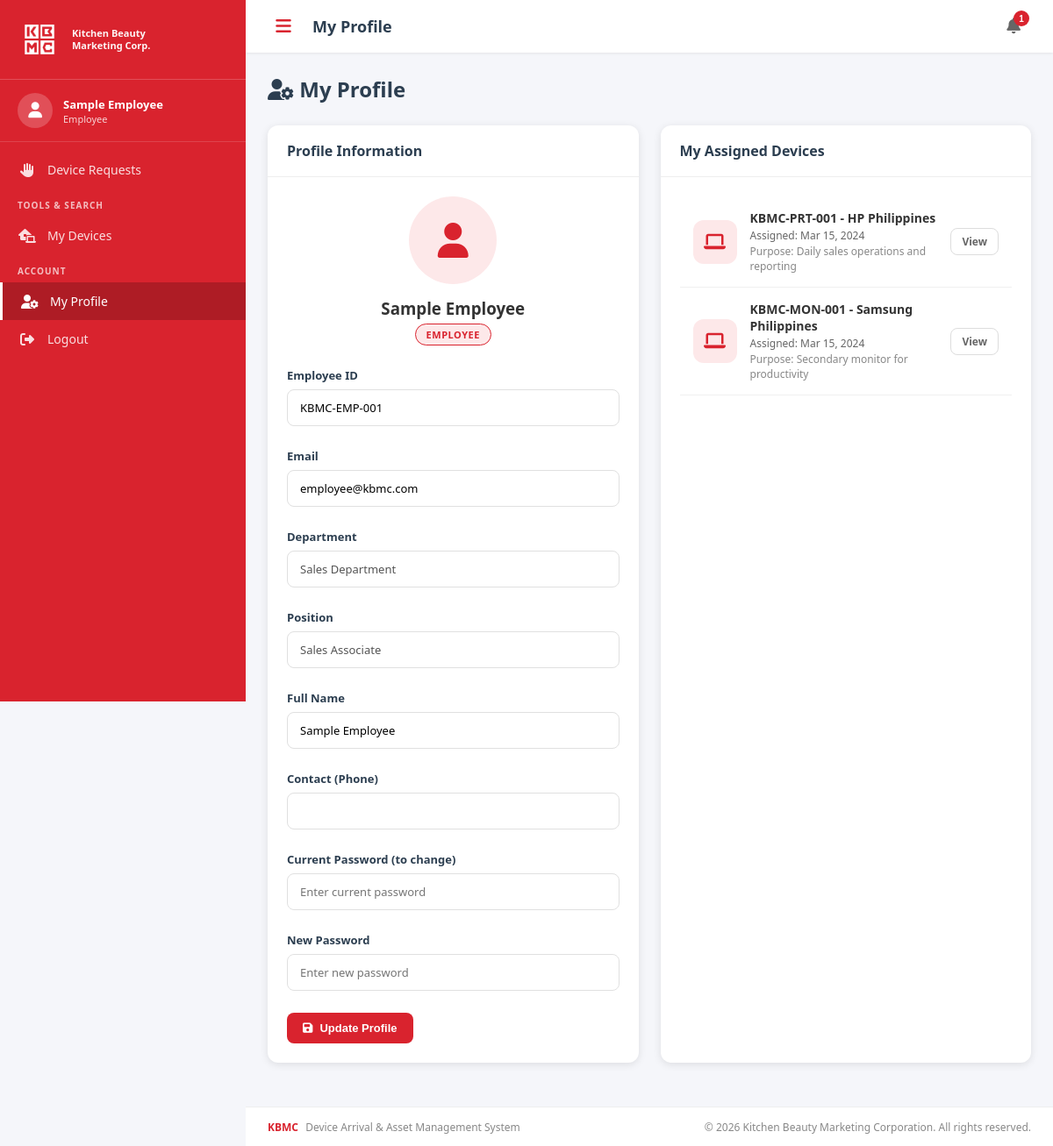
Screenshot of /profile.php (signed in) with the database file from the repository.
### tables this page shows
CREATE TABLE users (
    id INT AUTO_INCREMENT PRIMARY KEY,
    employee_id VARCHAR(50) UNIQUE NOT NULL,
    full_name VARCHAR(100) NOT NULL,
    email VARCHAR(100) UNIQUE NOT NULL,
    password VARCHAR(255) NOT NULL,
    role ENUM('admin', 'it_staff', 'employee') DEFAULT 'employee',
    department VARCHAR(100),
    position VARCHAR(100),
    phone VARCHAR(20),
    profile_image VARCHAR(255),
    status ENUM('active', 'inactive') DEFAULT 'active',
    failed_logins INT DEFAULT 0,
    last_failed_attempt TIMESTAMP NULL,
    locked_until TIMESTAMP NULL,
    created_at TIMESTAMP DEFAULT CURRENT_TIMESTAMP,
    updated_at TIMESTAMP DEFAULT CURRENT_TIMESTAMP ON UPDATE CURRENT_TIMESTAMP
);

CREATE TABLE device_assignments (
    id INT AUTO_INCREMENT PRIMARY KEY,
    device_id INT NOT NULL,
    employee_id INT NOT NULL,
    assigned_by INT NOT NULL,
    assigned_date DATE NOT NULL,
    returned_date DATE,
    purpose TEXT,
    accountability_form_signed TINYINT(1) DEFAULT 0,
    form_file VARCHAR(255),
    notes TEXT,
    status ENUM('active', 'returned', 'transferred') DEFAULT 'active',
    created_at TIMESTAMP DEFAULT CURRENT_TIMESTAMP,
    FOREIGN KEY (device_id) REFERENCES devices(id),
    FOREIGN KEY (employee_id) REFERENCES users(id),
    FOREIGN KEY (assigned_by) REFERENCES users(id)
);

CREATE TABLE devices (
    id INT AUTO_INCREMENT PRIMARY KEY,
    asset_tag VARCHAR(100) NULL DEFAULT NULL,
    device_type_id INT NOT NULL,
    serial_number VARCHAR(100) UNIQUE NOT NULL,
    ip_address VARCHAR(50),
    pc_name VARCHAR(100),
    purchase_date DATE,
    vendor VARCHAR(100),
    warranty_expiry DATE,
    purchase_price DECIMAL(12,2),
    status ENUM('in_stock', 'deployed', 'under_repair', 'retired', 'disposed', 'pending_inspection', 'rejected') DEFAULT 'pending_inspection',
    condition_notes TEXT,
    location VARCHAR(100),
    image VARCHAR(255),
    created_by INT,
    created_at TIMESTAMP DEFAULT CURRENT_TIMESTAMP,
    updated_at TIMESTAMP DEFAULT CURRENT_TIMESTAMP ON UPDATE CURRENT_TIMESTAMP,
    FOREIGN KEY (device_type_id) REFERENCES device_types(id),
    FOREIGN KEY (created_by) REFERENCES users(id)
);

### includes/functions.php (called while the page is built, shortened)
<?php
require_once __DIR__ . '/config.php';
function getUserInfo($userId) {
    global $pdo;
    $stmt = $pdo->prepare("SELECT * FROM users WHERE id = ?");
    $stmt->execute([$userId]);
    return $stmt->fetch();
}
function getUnreadNotificationCount($userId) {
    global $pdo;
    $userStmt = $pdo->prepare("SELECT role FROM users WHERE id = ?");
    $userStmt->execute([$userId]);
    $user = $userStmt->fetch();
    $userRole = $user['role'] ?? 'employee';
    if ($userRole === 'it_staff') {
        $stmt = $pdo->prepare("SELECT COUNT(*) FROM notifications WHERE user_id = ? AND is_read = 0");
        $stmt->execute([$userId]);
    } else {
        $stmt = $pdo->prepare("SELECT COUNT(*) FROM notifications WHERE user_id = ? AND is_read = 0");
        $stmt->execute([$userId]);
    }
    return $stmt->fetchColumn();
}
function getNotifications($userId, $limit = 5) {
    global $pdo;
    $userStmt = $pdo->prepare("SELECT role FROM users WHERE id = ?");
    $userStmt->execute([$userId]);
    $user = $userStmt->fetch();
    $userRole = $user['role'] ?? 'employee';
    if ($userRole === 'it_staff') {
        $stmt = $pdo->prepare("SELECT * FROM notifications WHERE user_id = ? ORDER BY created_at DESC LIMIT ?");
        $stmt->execute([$userId, $limit]);
    } else {
        $stmt = $pdo->prepare("SELECT * FROM notifications WHERE user_id = ? ORDER BY created_at DESC LIMIT ?");
        $stmt->execute([$userId, $limit]);
    }
    return $stmt->fetchAll();
}
function formatDate($date, $format = 'M d, Y') {
    return date($format, strtotime($date));
}
function sanitize($input) {
    return htmlspecialchars(trim($input), ENT_QUOTES, 'UTF-8');
}

### includes/config.php (called while the page is built, shortened)
<?php
$role_names = [
    'admin'     => 'Administrator',
    'it_staff'  => 'IT Staff',
    'employee'  => 'Employee',
];

### profile.php (the view, shortened to what this page needs)
<?php
$pageTitle = 'My Profile';
require_once 'includes/header.php';
$user = getUserInfo($_SESSION['user_id']);
$stmt = $pdo->prepare("SELECT da.*, d.asset_tag, d.vendor, d.status as device_status FROM device_assignments da JOIN devices d ON da.device_id = d.id JOIN device_types dt ON d.device_type_id = dt.id WHERE da.employee_id = ? AND da.status = 'active'");
$stmt->execute([$_SESSION['user_id']]);
$myDevices = $stmt->fetchAll();
?>
<div class="page-header">
    <h1><i class="fas fa-user-cog"></i> My Profile</h1>
</div>
<div class="grid-2">
    <div class="card">
        <div class="card-header"><h3>Profile Information</h3></div>
        <div class="card-body">
            <div style="text-align: center; margin-bottom: 25px;">
                <div style="width: 100px; height: 100px; background: var(--kbmc-red-light); color: var(--kbmc-red); border-radius: 50%; display: flex; align-items: center; justify-content: center; font-size: 40px; margin: 0 auto 15px;">
                    <i class="fas fa-user"></i>
                </div>
                <h3 style="margin-bottom: 5px;"><?php echo sanitize($user['full_name']); ?></h3>
                <span class="status-badge" style="background: var(--kbmc-red-light); color: var(--kbmc-red); border: 1px solid var(--kbmc-red);"><?php echo $role_names[$user['role']] ?? $user['role']; ?></span>
            </div>
            <form method="POST">
                <div class="form-grid">
                    <div class="form-group">
                        <label>Employee ID</label>
                        <input type="text" name="employee_id" class="form-control" value="<?php echo sanitize($user['employee_id'] ?: ''); ?>">
                    </div>
                    <div class="form-group">
                        <label>Email</label>
                        <input type="text" name="email" class="form-control" value="<?php echo sanitize($user['email']); ?>">
                    </div>
                    <div class="form-group">
                        <label>Department</label>
                        <input type="text" class="form-control" value="<?php echo sanitize($user['department']); ?>" disabled>
                    </div>
                    <div class="form-group">
                        <label>Position</label>
                        <input type="text" class="form-control" value="<?php echo sanitize($user['position']); ?>" disabled>
                    </div>
                    <div class="form-group">
                        <label>Full Name</label>
                        <input type="text" name="full_name" class="form-control" value="<?php echo sanitize($user['full_name']); ?>">
                    </div>
                    <div class="form-group">
                        <label>Contact (Phone)</label>
                        <input type="text" name="phone" class="form-control" value="<?php echo sanitize($user['phone'] ?? ''); ?>">
                    </div>
                    <div class="form-group">
                        <label>Current Password (to change)</label>
                        <input type="password" name="current_password" class="form-control" placeholder="Enter current password">
                    </div>
                    <div class="form-group">
                        <label>New Password</label>
                        <input type="password" name="new_password" class="form-control" placeholder="Enter new password">
                    </div>
                </div>
                <div style="margin-top: 20px;">
                    <button type="submit" class="btn btn-primary"><i class="fas fa-save"></i> Update Profile</button>
                </div>
            </form>
        </div>
    </div>
    <div class="card">
        <div class="card-header"><h3>My Assigned Devices</h3></div>
        <div class="card-body">
            <?php if (empty($myDevices)): ?>
            <div class="empty-state"><i class="fas fa-laptop" style="font-size: 40px; color: #ddd;"></i><h4>No devices assigned</h4></div>
            <?php else: ?>
            <?php foreach ($myDevices as $md): ?>
            <div style="display: flex; align-items: center; gap: 15px; padding: 15px; border-bottom: 1px solid #f0f0f0;">
                <div style="width: 50px; height: 50px; background: var(--kbmc-red-light); color: var(--kbmc-red); border-radius: 12px; display: flex; align-items: center; justify-content: center; font-size: 20px;">
                    <i class="fas fa-laptop"></i>
                </div>
                <div style="flex: 1;">
                    <div style="font-weight: 600; font-size: 14px;"><?php echo sanitize($md['asset_tag']); ?> - <?php echo sanitize($md['vendor'] ?? 'Unknown Device'); ?></div>
                    <div style="font-size: 12px; color: #666; margin-top: 2px;">Assigned: <?php echo formatDate($md['assigned_date']); ?></div>
                    <div style="font-size: 12px; color: #888; margin-top: 1px;">Purpose: <?php echo sanitize($md['purpose']); ?></div>
                </div>
                <a href="view_device.php?id=<?php echo $md['device_id']; ?>" class="btn btn-sm btn-outline">View</a>
            </div>
            <?php endforeach; ?>
            <?php endif; ?>
        </div>
    </div>
</div>
<?php require_once 'includes/footer.php'; ?>

### includes/header.php (shortened to what this page needs)
<?php
require_once __DIR__ . '/functions.php';
$user = getUserInfo($_SESSION['user_id']);
$unreadCount = getUnreadNotificationCount($_SESSION['user_id']);
$notifications = getNotifications($_SESSION['user_id'], 10);
$pageTitle = $pageTitle ?? 'KBMC Asset Management';
?>
<!DOCTYPE html>
<html lang="en">
<head>
    <link href="https://cdnjs.cloudflare.com/ajax/libs/font-awesome/6.5.1/css/all.min.css" rel="stylesheet">
    <link href="assets/css/style.css" rel="stylesheet">
</head>
<body>
    <aside class="sidebar" id="sidebar">
        <div class="sidebar-header">
            <div class="logo-container">
                <img src="assets/images/logo.png" alt="KBMC Logo" class="sidebar-logo-img">
            </div>
            <div class="company-name">
                Kitchen Beauty<br>Marketing Corp.
            </div>
        </div>
        <div class="sidebar-user">
            <div class="user-avatar">
                <i class="fas fa-user"></i>
            </div>
            <div class="user-info">
                <div class="user-name"><?php echo sanitize($user['full_name']); ?></div>
                <div class="user-role"><?php echo $role_names[$user['role']] ?? 'User'; ?></div>
            </div>
        </div>
        <nav class="sidebar-nav">
            <a href="requests.php" class="nav-item <?php echo basename($_SERVER['PHP_SELF']) == 'requests.php' ? 'active' : ''; ?>">
                <i class="fas fa-hand-paper"></i>
                <span>Device Requests</span>
            </a>
            <div class="nav-section">Tools & Search</div>
            <a href="user_asset_dashboard.php" class="nav-item <?php echo basename($_SERVER['PHP_SELF']) == 'user_asset_dashboard.php' ? 'active' : ''; ?>">
                <i class="fas fa-laptop-house"></i>
                <span>My Devices</span>
            </a>
            <div class="nav-section">Account</div>
            <a href="profile.php" class="nav-item <?php echo basename($_SERVER['PHP_SELF']) == 'profile.php' ? 'active' : ''; ?>">
                <i class="fas fa-user-cog"></i>
                <span>My Profile</span>
            </a>
            <a href="logout.php" class="nav-item">
                <i class="fas fa-sign-out-alt"></i>
                <span>Logout</span>
            </a>
        </nav>
    </aside>
    <div class="main-wrapper">
        <header class="top-header">
            <button class="menu-toggle" id="menuToggle">
                <i class="fas fa-bars"></i>
            </button>
            <div class="header-title"><?php echo sanitize($pageTitle); ?></div>
            <div class="header-actions">
                <div class="notification-dropdown">
                    <button class="notif-btn" id="notifToggle" type="button" onclick="
                        var dropdown = document.getElementById('notifDropdown');
                        if (dropdown) {
                            dropdown.classList.toggle('show');
                        }
                        return false;
                    ">
                        <i class="fas fa-bell"></i>
                        <?php if ($unreadCount > 0): ?>
                        <span class="notif-badge"><?php echo $unreadCount; ?></span>
                        <?php endif; ?>
                    </button>
                </div>
            </div>
        </header>
        <main class="main-content">

### rows the page displays
users: full_name "Sample Employee", role "Employee", role "EMPLOYEE", employee_id "KBMC-EMP-001", email "employee@kbmc.com", department "Sales Department", position "Sales Associate"
device_assignments: device.asset_tag "KBMC-PRT-001", device.vendor "HP Philippines", assigned_date "Mar 15, 2024", purpose "Daily sales operations and reporting"
device_assignments: device.asset_tag "KBMC-MON-001", device.vendor "Samsung Philippines", assigned_date "Mar 15, 2024", purpose "Secondary monitor for productivity"

### other values shown
$pageTitle "My Profile"
$unreadCount "1"
